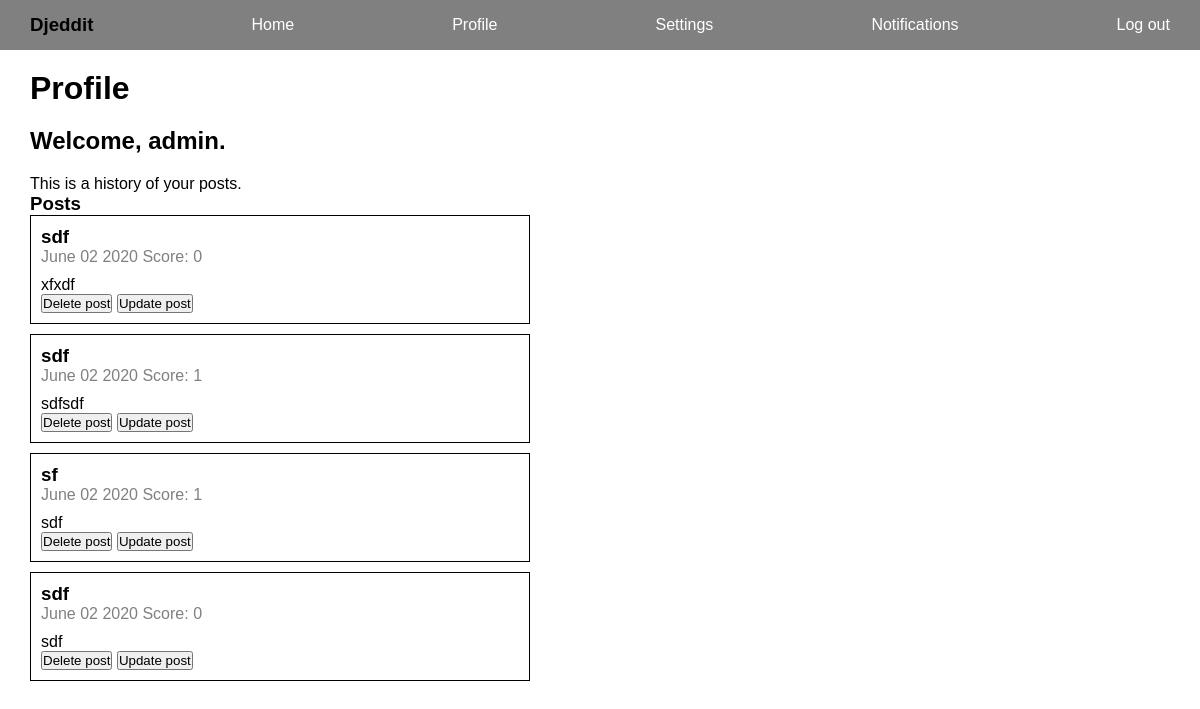
Before: /reddit/profile/ (signed in) with the older database file.
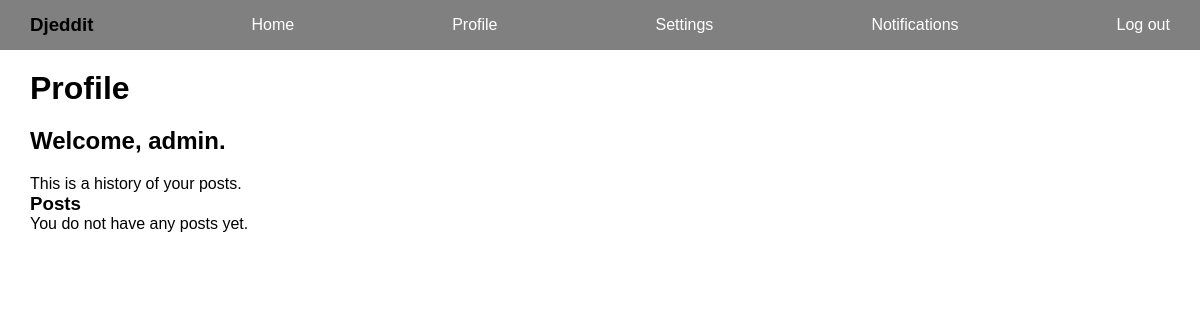
After: the same page with the newer database file.
### reddit_app/models.py (models this page shows, shortened)
class Post(models.Model):
    title = models.CharField(max_length=200)
    author = models.ForeignKey(User, on_delete=models.CASCADE)
    text = models.TextField()
    votes = models.IntegerField(default=0)
    created_at = models.DateTimeField(auto_now_add=True)
    def date_posted(self):
        return self.created_at.strftime('%B %d %Y')

### reddit_app/views.py (the view)
# urls.py: path("profile/", views.profile, name="profile"),
def profile(request):
    user = request.user
    posts = Post.objects.filter(author=user)
    context = {"posts": posts, "user": user}
    return render(request, "reddit_app/profile.html", context)

### templates/reddit_app/profile.html (shortened to what this page needs)
{% extends "base.html" %}
{% block content %}
<h1>Profile</h1>
<div>
    <h2>Welcome, {{user.username}}.</h2>
    <p>This is a history of your posts.</p>
    <h3>Posts</h3>
    <div class="profile-posts">
        {% if posts.count %}
            {% for post in posts %}
                <div class="profile-post profile-post-{{post.id}}">
                    <a href={% url 'reddit_app:single_post' post.id %}>
                        <h3>{{post.title}}</h3>
                        <span>{{post.date_posted}}</span>
                        <span>Score: {{post.votes}}</span>
                        <p>{{post.text}}</p>
                        <a href="{% url "reddit_app:delete_post" post.id %}"><button>Delete post</button></a>
                        <button data-postid={{post.id}} class="show-update btn-{{post.id}}">Update post</button>
                    </a>
                </div>
            {% endfor %}
        {% else %}
            <p>You do not have any posts yet.</p>
        {% endif %}
    </div>
{% load static %}
{% endblock content %}

Changed rows visible on the page:
removed Post: title "sdf", date_posted "June 02 2020", votes "0", text "xfxdf"
removed Post: title "sdf", date_posted "June 02 2020", votes "1", text "sdfsdf"
removed Post: title "sf", date_posted "June 02 2020", votes "1", text "sdf"
removed Post: title "sdf", date_posted "June 02 2020", votes "0", text "sdf"
Other visible differences:
text now shown: "You do not have any posts yet."
